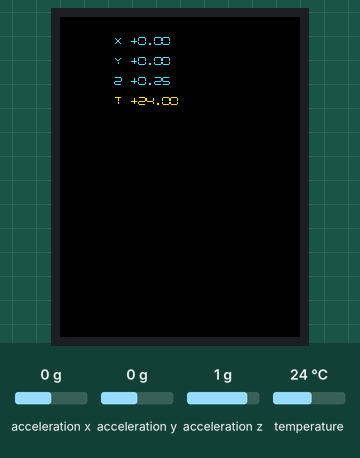
Bench run of a program on a simulated ESP32 board running MicroPython. Shown: 240×320 colour display. The test bench sets the inputs (shaded band); at power-on: acceleration x 0 g, temperature 24 °C, acceleration y 0 g, acceleration z 1 g. Files the program writes start out absent; files that are not in the repository are absent; library files of the repository ran but are not shown: st7789py.py, blue_font.py; what the program prints to the serial console is not drawn.

Above: at 5.4 s.
5.5 s: acceleration x set to -1.4 g
7.1 s: temperature set to 12 °C
8.6 s: acceleration y set to -1.4 g
At 9.2 s:
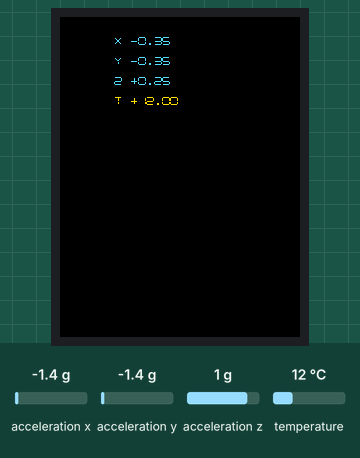
10.2 s: acceleration z set to -1.4 g
11.8 s: temperature set to 19 °C
13.4 s: acceleration x set to -0.8 g
Timing chart, 0 to 15.9 s (numbered marks = the images above; inputs shaded):
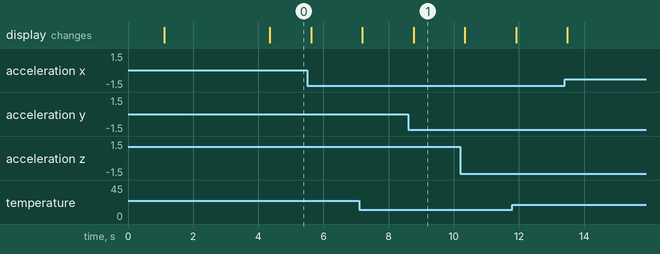

The program:

ESP32S3_1_47_test_acsel.py
```python
import machine
import time
import os
import st7789py as st7789
import gc
import blue_font as font
import onewire, ds18x20
from machine import Pin
import ui

# ==================== SD-КАРТА ====================
for pin_num in (14, 15, 16, 17, 18, 21):
    machine.Pin(pin_num, machine.Pin.IN, machine.Pin.PULL_UP)
time.sleep_ms(100)

try:
    sd = machine.SDCard(slot=1, width=4, sck=14, cmd=15, data=(16, 18, 17, 21))
    vfs = os.VfsFat(sd)
    try:
        os.mount(vfs, "/sd")
    except Exception as e:
        pass
    print("SD Card OK")
except Exception as e:
    print(f"SD Error: {e}")

ow = onewire.OneWire(Pin(7, Pin.OPEN_DRAIN))
ds = ds18x20.DS18X20(ow)

# =========================================================================
# 1. АППАРАТНАЯ НАСТРОЙКА IPS-ДИСПЛЕЯ (ST7789)
# =========================================================================
# Ручной жесткий сброс чипа дисплея
rst_pin = machine.Pin(39, machine.Pin.OUT)
rst_pin.value(0)
time.sleep_ms(50)
rst_pin.value(1)
time.sleep_ms(50)

# Включение подсветки экрана (строго GPIO 46)
backlight = machine.Pin(46, machine.Pin.OUT)
backlight.value(1)

# Конфигурация аппаратного SPI
spi = machine.SPI(1,
                  baudrate=40000000,
                  polarity=0,
                  phase=0,
                  sck=machine.Pin(40),
                  mosi=machine.Pin(45))

# Инициализация объекта дисплея (обманываем валидацию встроенным размером 240)
display = st7789.ST7789(
    spi,
    240,
    320,
    reset=None,
    cs=machine.Pin(42, machine.Pin.OUT),
    dc=machine.Pin(41, machine.Pin.OUT),
    rotation=0  # Альбомная ориентация экрана
)

# Ручной возврат физических параметров матрицы Waveshare 1.47" (320x172)
display.width = 172
display.height = 320
display.xstart = 34
display.ystart = 0  # Смещение по вертикали для центрирования картинки

# Цветовая палитра интерфейса
BG_COLOR = st7789.color565(15, 15, 25)     # Глубокий темно-синий
TEXT_COLOR = st7789.YELLOW                 # Желтый текст для телеметрии
display.fill(BG_COLOR)

# =========================================================================
# 2. НАСТРОЙКА ШИНЫ I2C И АКСЕЛЕРОМЕТРА (QMI8658)
# =========================================================================
I2C_ADDR = 107  # Деситичный адрес чипа QMI8658 (0x6B)

# Инициализация шины I2C на подтвержденных пинах SCL=47, SDA=48
i2c = machine.I2C(0, sda=machine.Pin(48), scl=machine.Pin(47), freq=400000)

def init_qmi8658():
    """Последовательность активации датчика из официальной спецификации QST"""
    i2c.writeto_mem(I2C_ADDR, 0x02, b'\x60') # CTRL1: Инкремент адреса при пакетном чтении
    i2c.writeto_mem(I2C_ADDR, 0x03, b'\x20') # CTRL2: Настройка акселерометра (диапазон ±2g)
    i2c.writeto_mem(I2C_ADDR, 0x04, b'\x53') # CTRL3: Настройка гироскопа
    i2c.writeto_mem(I2C_ADDR, 0x05, b'\x00') # CTRL4: Без изменений
    i2c.writeto_mem(I2C_ADDR, 0x06, b'\x11') # CTRL5: Включение фильтра LPF
    i2c.writeto_mem(I2C_ADDR, 0x07, b'\x00') # CTRL6: Без изменений
    i2c.writeto_mem(I2C_ADDR, 0x08, b'\x03') # CTRL7: Пробуждение (активация акселя и гироскопа)
    time.sleep_ms(50)

def read_accel():
    """Чтение 6 байт осей ускорения и сборка Little Endian значений"""
    # Регистр 0x35 — это начало блока выходных данных акселерометра
    data = i2c.readfrom_mem(I2C_ADDR, 0x35, 6)

    # Побайтовая сборка (младший байт идет первым, старший — вторым)
    x = (data[1] << 8) | data[0]
    y = (data[3] << 8) | data[2]
    z = (data[5] << 8) | data[4]

    # Обработка знака для 16-битных чисел (двухпозиционный код)
    if x & 0x8000: x -= 65536
    if y & 0x8000: y -= 65536
    if z & 0x8000: z -= 65536

    # Коэффициент масштабирования для выбранного диапазона ±2g составляет 16384 LSB/g
    scale = 16384.0
    return x / scale, y / scale, z / scale

# Запуск акселерометра
try:
    init_qmi8658()
    display.text(font, "", 40, 70, st7789.GREEN, BG_COLOR)
    time.sleep(1)
    display.fill(BG_COLOR)
except Exception as e:
    display.text(font, "IMU ERROR", 40, 70, st7789.RED, BG_COLOR)
    print("Ошибка инициализации I2C:", e)
    while True: time.sleep(1)

# =========================================================================
# 3. ОСНОВНОЙ ЦИКЛ ОБНОВЛЕНИЯ ДАННЫХ
# =========================================================================
# ─── один раз после инициализации display ───
FRAME_W = display.width
FRAME_H = display.height
FRAME_SIZE = FRAME_W * FRAME_H * 2

bg_buf      = ui.load("/sd/interface.raw", FRAME_W, FRAME_H)
frame_buffer = bytearray(FRAME_SIZE)

TEXT_YELLOW = st7789.color565(255, 220, 0)
TEXT_GREEN  = st7789.color565(0, 255, 120)
TEXT_RED    = st7789.color565(255, 60, 60)
TEXT_CYAN   = st7789.color565(80, 220, 255)

# ==================== ФУНКЦИЯ ВОСПРОИЗВЕДЕНИЯ RAW ВИДЕО ====================
# ==================== ИНИЦИАЛИЗАЦИЯ БУФЕРА КАДРА ====================

# Выносим создание буфера из функции на глобальный уровень.
# Перед созданием максимально жестко очищаем память от прошлых запусков.
gc.collect()
time.sleep_ms(50)
gc.threshold(gc.mem_free() // 4) # Заставляем GC работать агрессивнее

FRAME_SIZE = display.width * display.height * 2

try:
    # Создаем ОДИН постоянный буфер. При перезапуске скрипта
    # MicroPython будет пытаться переиспользовать или перевыделить его чище.
    frame_buffer = bytearray(FRAME_SIZE)
    print("Буфер кадра успешно выделен в PSRAM")
except MemoryError:
    print("Критическая ошибка: Не удалось выделить память под буфер кадра!")
    # Если памяти совсем нет, пробуем аварийную очистку
    gc.collect()
    frame_buffer = bytearray(FRAME_SIZE)

def play_raw_video(filename, fps=24):
    # Размер одного кадра на экране: 320 * 172 * 2 байта = 110080 байт
    frame_size = display.width * display.height * 2

    # Создаем буфер кадра. Такой размер автоматически выделится в PSRAM
    gc.collect()
    frame_buffer = bytearray(frame_size)

    # Целевое время на один кадр в миллисекундах (для 24 fps это ~41 мс)
    frame_delay = int(1000 / fps)

    try:
        print(f"Открытие видео {filename}...")
        with open(filename, "rb") as f:
            while True:
                start_time = time.ticks_ms()

                # Читаем ровно один кадр из файла напрямую в буфер в PSRAM
                bytes_read = f.readinto(frame_buffer)

                # Если файл закончился (прочитано меньше, чем размер кадра) — выходим
                if bytes_read < frame_size:
                    print("Конец видеофайла")
                    break

                # Мгновенно выкидываем весь кадр на дисплей
                display.blit_buffer(frame_buffer, 0, 0, display.width, display.height)

                # Считаем, сколько заняло чтение с SD + вывод на экран
                elapsed = time.ticks_diff(time.ticks_ms(), start_time)

                # Удерживаем FPS. Если сработали быстрее 41 мс — спим остаток времени
                sleep_time = frame_delay - elapsed
                if sleep_time > 0:
                    time.sleep_ms(sleep_time)

    except Exception as e:
        print(f"Ошибка воспроизведения: {e}")

play_raw_video("/sd/logo_ec.raw", fps=60)
# ==================== ОСНОВНОЙ ЦИКЛ ====================
time.sleep(2)

while True:
    roms = ds.scan()
    # Чтение температуры
    try:
        ds.convert_temp()
        temp = ds.read_temp(roms[0])
    except Exception as e:
        temp = 200

    # 1) восстановить фон (быстрая C-копия)
    frame_buffer[:] = bg_buf

    try:
        # Считываем реальные физические перегрузки в g
        ax, ay, az = read_accel()

        # Выводим форматированные строки. Пробелы в конце строки очищают старые цифры
        #display.text(font, f"X: {ax:+.2f} g   ", 20, 20, TEXT_COLOR, BG_COLOR)
        #display.text(font, f"Y: {ay:+.2f} g   ", 20, 30, TEXT_COLOR, BG_COLOR)
        #display.text(font, f"Z: {az:+.2f} g   ", 20, 40, TEXT_COLOR, BG_COLOR)
        #display.text(font, f"T: {temp:+.2f} C   ", 20, 50, TEXT_COLOR, BG_COLOR)
     # 2) наложить поверх светящийся текст (OR)
        ui.text_or(frame_buffer, FRAME_W, FRAME_H, font,
                f"X {ax:+.2f}", 20, 20, TEXT_CYAN)
        ui.text_or(frame_buffer, FRAME_W, FRAME_H, font,
                f"Y {ay:+.2f}", 20, 40, TEXT_CYAN)
        ui.text_or(frame_buffer, FRAME_W, FRAME_H, font,
                f"Z {az:+.2f}", 20, 60, TEXT_CYAN)
        ui.text_or(frame_buffer, FRAME_W, FRAME_H, font,
                f"T {temp:+.2f}", 20, 80, TEXT_YELLOW)

    # 3) вывести одним куском
        display.blit_buffer(frame_buffer, 0, 0, FRAME_W, FRAME_H)

    except Exception as e:
        #display.text(font, "READ ERROR  ", 20, 70, st7789.RED, BG_COLOR)
        print("Ошибка чтения осей:", e)
    time.sleep_ms(1) # Периодичность обновления экрана (10 раз в секунду)
```

ui.py
```python
"""
ui.py — RAW-фон интерфейса + OR-наложение текста.

Использование:
    import ui
    bg = ui.load("/sd/interface.raw", display.width, display.height)
    frame = bytearray(display.width * display.height * 2)
    frame[:] = bg
    ui.text_or(frame, display.width, display.height, font, "X 1.23", 20, 20)
    display.blit_buffer(frame, 0, 0, display.width, display.height)
"""


def load(path, w, h):
    """Читает RAW RGB565 big-endian файл в bytearray."""
    size = w * h * 2
    buf = bytearray(size)
    try:
        with open(path, "rb") as f:
            n = f.readinto(buf)
            if n != size:
                print(f"UI: размер {n}, ожидалось {size}")
    except Exception as e:
        print("UI: ошибка чтения", path, e)
    return buf


def blit(display, buf):
    """Быстрый вывод готового буфера на экран."""
    display.blit_buffer(buf, 0, 0, display.width, display.height)


def text_or(target, target_w, target_h, font, text, x, y, color=0xFFFF):
    """
    OR-наложение текста на RGB565 big-endian буфер (in-place).
    Совместимо с шрифтами, у которых есть FONT, WIDTH, HEIGHT (vga2_16x16).
    """
    gw, gh = font.WIDTH, font.HEIGHT
    gb = gw * gh // 8
    hi = (color >> 8) & 0xFF
    lo = color & 0xFF
    px = x

    for ch in text:
        code = ord(ch)
        base = code * gb
        for gy in range(gh):
            yy = y + gy
            if yy < 0 or yy >= target_h:
                continue
            row_base = base + gy * (gw // 8)
            for gx in range(gw):
                xx = px + gx
                if xx < 0 or xx >= target_w:
                    continue
                b = font.FONT[row_base + (gx >> 3)]
                if b & (1 << (7 - (gx & 7))):
                    idx = (yy * target_w + xx) * 2
                    target[idx]     |= hi
                    target[idx + 1] |= lo
        px += gw
```

Measured:
- after the input at 8.6 s, the display: changes after 0.17 s (image 1)
